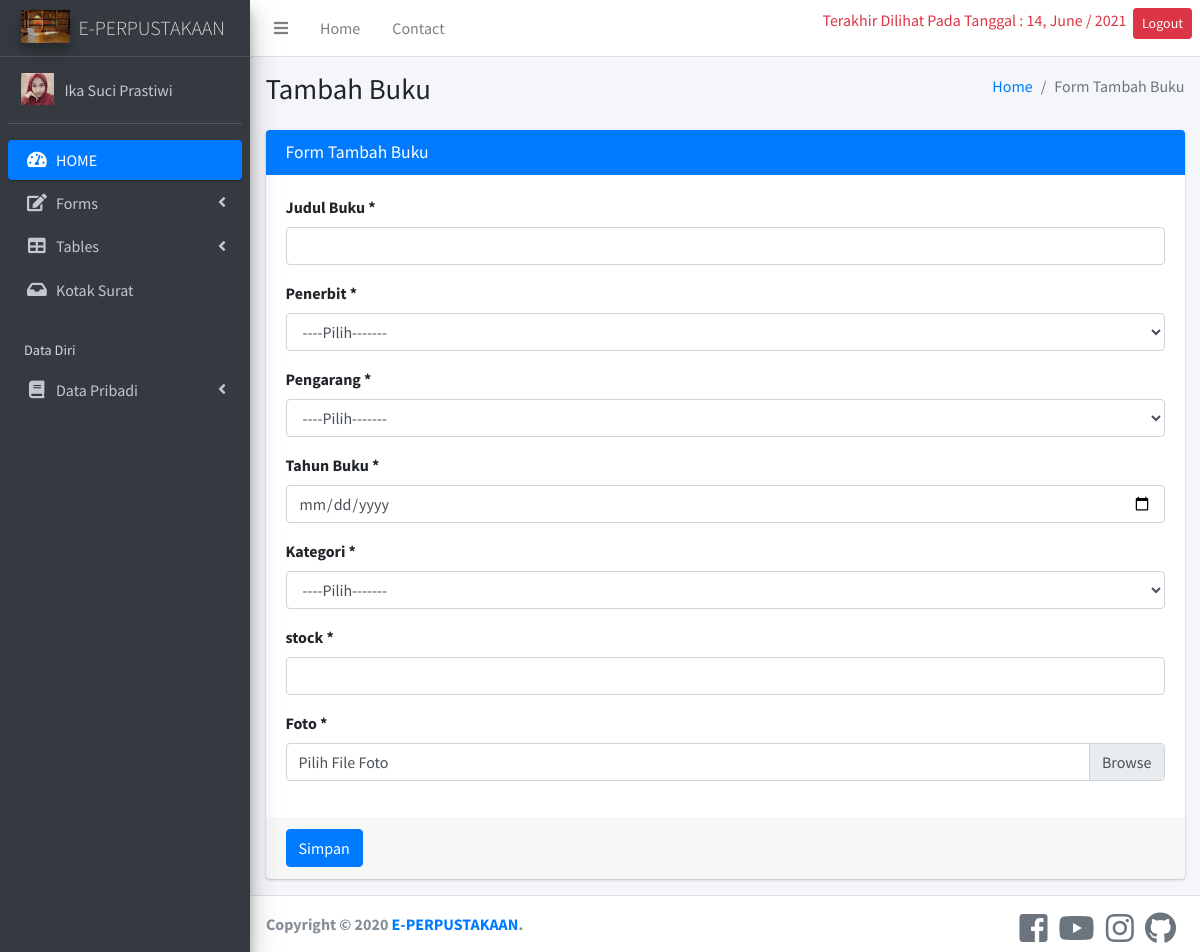
The app's page /petugas/index.php?halaman=tambahbuku (signed in) with its own data.
### tables this page shows
CREATE TABLE `petugas` (
  `id_petugas` int(100) NOT NULL,
  `email_petugas` varchar(100) NOT NULL,
  `nama_petugas` varchar(100) NOT NULL,
  `password` varchar(50) NOT NULL,
  `jenis_kelamin` enum('Laki-Laki','Perempuan','','') NOT NULL,
  `no_hp` varchar(50) NOT NULL,
  `alamat` text NOT NULL,
  `foto` varchar(255) NOT NULL,
  `qr_code` varchar(255) NOT NULL,
  `id_status` int(10) NOT NULL,
  `id_akses` int(10) NOT NULL,
  `tanggal` int(20) NOT NULL,
  `bulan` varchar(30) NOT NULL,
  `tahun` year(4) NOT NULL,
  `online` varchar(50) NOT NULL DEFAULT 'Tidak Aktif'
);

### petugas/tambahbuku.php (the view, shortened to what this page needs)
<div class="wrapper">
  <div class="content-wrapper">
    <section class="content-header">
      <div class="container-fluid">
        <div class="row mb-2">
          <div class="col-sm-6">
            <h1>Tambah Buku</h1>
          </div>
          <div class="col-sm-6">
            <ol class="breadcrumb float-sm-right">
              <li class="breadcrumb-item"><a href="index.php">Home</a></li>
              <li class="breadcrumb-item active">Form Tambah Buku</li>
            </ol>
          </div>
        </div>
      </div>
    </section>
    <section class="content">
      <div class="container-fluid">
        <div class="row">
          <div class="col-md-12">
            <div class="card card-primary">
              <div class="card-header">
                <h3 class="card-title">Form Tambah Buku</h3>
              </div>
              <form role="form" method="post" enctype="multipart/form-data">
                <div class="card-body">
                  <div class="form-group">
                    <label>Judul Buku *</label>
                    <input type="text" name="judul_buku" class="form-control">
                  </div>
                  <div class="form-group">
                    <label>Penerbit *</label>
                    <select name="penerbit" class="form-control">
                      <option value="">----Pilih-------</option>
                    </select>
                  </div>
                  <div class="form-group">
                    <label>Pengarang *</label>
                    <select name="pengarang" class="form-control">
                      <option value="">----Pilih-------</option>
                    </select>
                  </div>
                  <div class="form-group">
                    <label>Tahun Buku *</label>
                    <input type="date" name="tahun_buku" class="form-control">
                  </div>
                  <div class="form-group">
                    <label>Kategori *</label><br>
                    <select name="kategori" class="form-control">
                      <option value="">----Pilih-------</option>
                    </select>
                  </div>
                  <div class="form-group">
                    <label>stock *</label>
                    <input type="number" name="stock" class="form-control" min="1">
                  </div>
                  <div class="form-group">
                    <label for="exampleInputFile">Foto *</label>
                    <div class="input-group">
                      <div class="custom-file">
                        <label class="custom-file-label" for="exampleInputFile">Pilih File Foto</label>
                      </div>
                    </div>
                  </div>
                </div>
                <div class="card-footer">
                  <button class="btn btn-primary" name="simpan"><i class=" glyphicon glyphicon-plus"></i> Simpan</button>
                </div>
              </form>
            </div>
          </div>
        </div>
      </div>
    </section>
  </div>
</div>

### petugas/index.php (shortened to what this page needs)
<?php
include 'koneksi.php';
?>
<?php
$id_petugas = $_SESSION["petugas"]["id_petugas"];
$detail_petugas = $konek->query("SELECT online, foto, nama_petugas, tanggal, bulan, tahun FROM petugas WHERE id_petugas='$id_petugas'");
$pecah = $detail_petugas->fetch_assoc();
?>
<!DOCTYPE html>
<html lang="en">
<head>
    <link rel="stylesheet" href="../assets/plugins/fontawesome-free/css/all.min.css">
    <link rel="stylesheet" href="http://code.ionicframework.com/ionicons/2.0.1/css/ionicons.min.css">
    <link rel="stylesheet" href="https://use.fontawesome.com/releases/v5.7.0/css/all.css">
    <link rel="stylesheet" href="../assets/plugins/datatables-bs4/css/dataTables.bootstrap4.css">
    <link rel="stylesheet" href="../assets/dist/css/adminlte.min.css">
    <link rel="stylesheet" href="../assets/plugins/summernote/summernote-bs4.css">
</head>
<body class="hold-transition sidebar-mini">
    <div class="wrapper">
        <nav class="main-header navbar navbar-expand navbar-white navbar-light">
            <ul class="navbar-nav">
                <li class="nav-item">
                    <a class="nav-link" data-widget="pushmenu" href="#"><i class="fas fa-bars"></i></a>
                </li>
                <li class="nav-item d-none d-sm-inline-block">
                    <a href="index" class="nav-link">Home</a>
                </li>
                <li class="nav-item d-none d-sm-inline-block">
                    <a href="index.php?halaman=kontak" class="nav-link">Contact</a>
                </li>
            </ul>
            <ul class="navbar-nav ml-auto">
                <?php if ($pecah['online'] == "Sedang Aktif") { ?>
                    <p class=" text-info text-right"><?php echo $pecah["online"]; ?> &nbsp;&nbsp;&nbsp;</p>
                <?php } else { ?>
                    <p class=" text-danger text-right">Terakhir Dilihat Pada Tanggal : <?php echo $pecah["tanggal"]; ?>,
                        <?php echo $pecah["bulan"]; ?> / <?php echo $pecah["tahun"]; ?> &nbsp;</p>
                <?php } ?>
                <li class="nav-item dropdown">
                    <a href="index.php?halaman=logout" class="btn btn-danger square-btn-adjust btn-sm">Logout</a>
                </li>
            </ul>
        </nav>
        <aside class="main-sidebar sidebar-dark-primary elevation-4">
            <a href="index.php" class="brand-link">
                <img src="../assets/dist/img/perpus.jpg" alt="AdminLTE Logo" class="brand-image elevation-3" style="opacity: .8">
                <span class="brand-text font-weight-light">E-PERPUSTAKAAN</span>
            </a>
            <div class="sidebar">
                <div class="user-panel mt-3 pb-3 mb-3 d-flex">
                    <div class="image">
                        <img src="../foto_petugas/<?php echo $pecah['foto']; ?>" class="user-image img-responsive" alt="User Image">
                    </div>
                    <div class="info">
                        <a class="d-block"><?php echo $pecah['nama_petugas']; ?></a>
                    </div>
                </div>
                <?php include('sidebar.php'); ?>
                <?php
                if (isset($_GET['halaman'])) {
                    if ($_GET['halaman'] == "buku") {
                        include 'buku.php';
                    } elseif ($_GET['halaman'] == 'tambahbuku') {
                        include 'tambahbuku.php';
                    } elseif ($_GET['halaman'] == 'buatQRCode') {
                        include 'buatQRCode.php';
                    } elseif ($_GET['halaman'] == 'cek_peminjaman') {
                        include 'cek_peminjaman.php';
                    } elseif ($_GET['halaman'] == 'cek_pengembalian') {
                        include 'cek_pengembalian.php';
                    } elseif ($_GET['halaman'] == 'ubahbuku') {
                        include 'ubahbuku.php';
                    } elseif ($_GET['halaman'] == 'hapusbuku') {
                        include 'hapusbuku.php';
                    } elseif ($_GET['halaman'] == 'kategori_buku') {
                        include 'kategori_buku.php';
                    } elseif ($_GET['halaman'] == 'tambah_kategori') {
                        include 'tambah_kategori.php';
                    } elseif ($_GET['halaman'] == 'ubah_kategori') {
                        include 'ubah_kategori.php';
                    } elseif ($_GET['halaman'] == 'hapus_kategori') {
                        include 'hapus_kategori.php';
                    } elseif ($_GET['halaman'] == 'pengarang_buku') {
                        include 'pengarang_buku.php';
                    } elseif ($_GET['halaman'] == 'tambah_pengarang') {
                        include 'tambah_pengarang.php';
                    } elseif ($_GET['halaman'] == 'ubah_pengarang') {
                        include 'ubah_pengarang.php';
                    } elseif ($_GET['halaman'] == 'hapus_pengarang') {
                        include 'hapus_pengarang.php';
                    } elseif ($_GET['halaman'] == 'penerbit_buku') {
                        include 'penerbit_buku.php';
                    } elseif ($_GET['halaman'] == 'tambah_penerbit') {
                        include 'tambah_penerbit.php';
                    } elseif ($_GET['halaman'] == 'ubah_penerbit') {
                        include 'ubah_penerbit.php';
                    } elseif ($_GET['halaman'] == 'hapus_penerbit') {
                        include 'hapus_penerbit.php';
                    } elseif ($_GET['halaman'] == 'kontak') {
                        include 'kontak.php';
                    } elseif ($_GET['halaman'] == 'profil_petugas') {
                        include 'profil_petugas.php';
                    } elseif ($_GET['halaman'] == 'ubah_password') {
                        include 'ubah_password.php';
                    } elseif ($_GET['halaman'] == 'chat') {
                        include 'chat.php';
                    } elseif ($_GET['halaman'] == 'chart') {
                        include 'chart.php';
                    } elseif ($_GET['halaman'] == 'pesan') {
                        include 'pesan.php';
                    } elseif ($_GET['halaman'] == 'kotak_masuk') {
                        include 'kotak_masuk.php';
                    } elseif ($_GET['halaman'] == 'hapus_chat') {
                        include 'hapus_chat.php';
                    } elseif ($_GET['halaman'] == 'detail_pesan') {
                        include 'detail_pesan.php';
                    } elseif ($_GET['halaman'] == 'data_pribadi') {
                        include 'data_pribadi.php';
                    } elseif ($_GET['halaman'] == 'edit_data_pribadi') {
                        include 'edit_data_pribadi.php';
                    } elseif ($_GET['halaman'] == 'data_peminjaman') {
                        include 'data_peminjaman.php';
                    } elseif ($_GET['halaman'] == 'detail_peminjaman') {
                        include 'detail_peminjaman.php';
                    } elseif ($_GET['halaman'] == 'tambah_peminjaman') {
                        include 'tambah_peminjaman.php';
                    } elseif ($_GET['halaman'] == 'hapus_peminjaman') {
                        include 'hapus_peminjaman.php';
                    } elseif ($_GET['halaman'] == 'ubah_peminjaman') {
                        include 'ubah_peminjaman.php';
                    } elseif ($_GET['halaman'] == 'data_pengembalian') {
                        include 'data_pengembalian.php';
                    } elseif ($_GET['halaman'] == 'denda') {
                        include 'denda.php';
                    } elseif ($_GET['halaman'] == 'detail_pengembalian') {
                        include 'detail_pengembalian.php';
                    } elseif ($_GET['halaman'] == 'logout') {
                        include 'logout.php';
                    }
                } else {
                    include 'home2.php';
                }
                ?>
                <?php include('footer.php'); ?>
            </div>
</body>
</html>

### records on screen
petugas: tanggal "14", bulan "June", tahun "2021", foto (picture), nama_petugas "Ika Suci Prastiwi"
